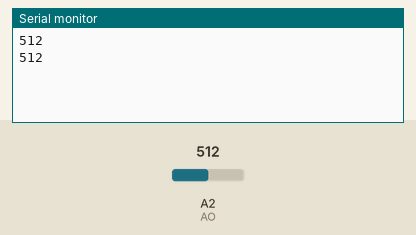
Recording of a sketch running on a simulated Arduino Uno, built with avr-gcc and run on an emulated ATmega328P. Parts: the last lines printed to the serial monitor. The inputs (shaded band) are chosen by the test bench; at power-on: A2 (AO) = 512.

Above: at 1.8 s.
1.9 s: A2 (AO) set to 716
At 2.4 s:
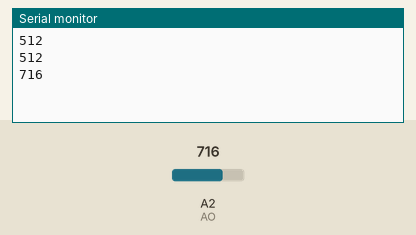
3.4 s: A2 (AO) set to 900
At 4.6 s:
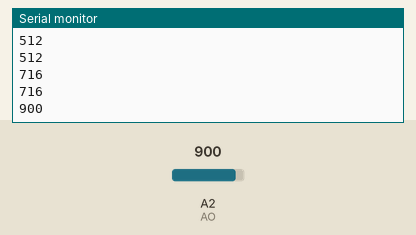
Timing chart, 0 to 6.4 s (numbered marks = the images above; inputs shaded):
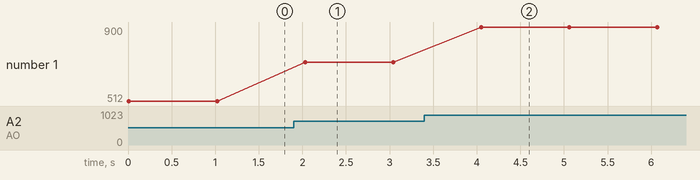

Measured:
- after the input at 1.9 s, the serial monitor: prints a new line after 0.13 s (image 1)
- after the input at 3.4 s, the serial monitor: prints a new line after 0.65 s (image 2)
- plotted number 1: 512 → 716 after the input at 1.9 s, 716 → 900 after the input at 3.4 s

The sketch:

bai5.ino
```cpp
#define POWER 1
#define AO 2
void setup() {
  Serial.begin(19200);
  pinMode(POWER,OUTPUT);
  pinMode(AO,INPUT);
}

void loop() {
  digitalWrite(POWER,1);
  delay(10);
  uint16_t a=analogRead(AO);
  digitalWrite(POWER,0);
  Serial.println(a);
  delay(1000);
}
```
